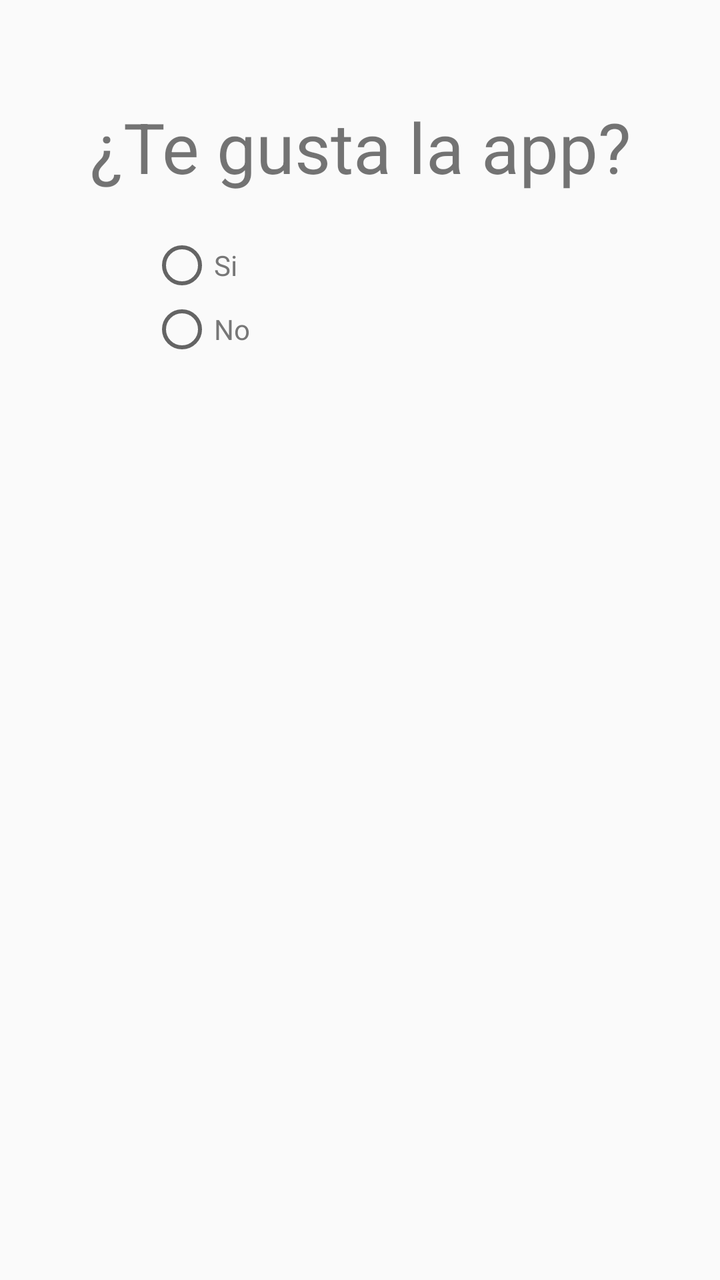
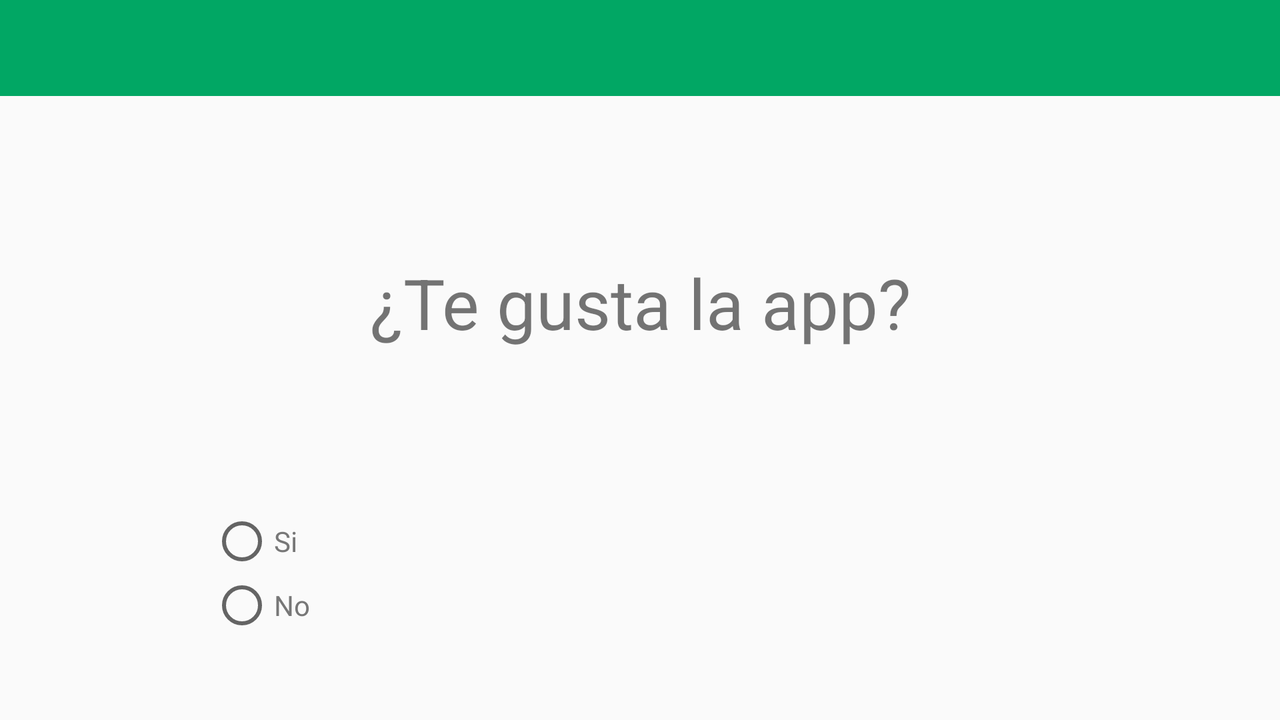

An Android layout and its configuration variant, each rendered on a device that would load it. The default file and the variant file are quoted in full after the pictures.
<!-- AndroidManifest.xml: application theme AppTheme -->
<!-- res/layout/layout_valorar.xml -->
<?xml version="1.0" encoding="utf-8"?>
<android.support.constraint.ConstraintLayout xmlns:android="http://schemas.android.com/apk/res/android"
    xmlns:app="http://schemas.android.com/apk/res-auto"
    xmlns:tools="http://schemas.android.com/tools"
    android:layout_width="match_parent"
    android:layout_height="match_parent"
    tools:context="com.ruben.precioluz2.Activities.ValorarActivity">

    <TextView
        android:id="@+id/Layout_feedback_TextView_titulo"
        android:layout_width="match_parent"
        android:layout_height="wrap_content"
        android:layout_marginEnd="8dp"
        android:layout_marginStart="8dp"
        android:layout_marginTop="50dp"
        android:gravity="center_horizontal"
        android:text="@string/Pregunta"
        android:textIsSelectable="true"
        android:textSize="@dimen/tamaño_letra_titulos"
        app:layout_constraintEnd_toEndOf="parent"
        app:layout_constraintStart_toStartOf="parent"
        app:layout_constraintTop_toTopOf="parent" />
    <RadioGroup
        android:id="@+id/Layout_feedback_RadioGroup_me_gusta"
        android:layout_width="wrap_content"
        android:layout_height="wrap_content"
        android:layout_marginStart="60dp"
        android:layout_marginTop="20dp"
        android:paddingEnd="15dp"
        android:paddingStart="15dp"
        app:layout_constraintStart_toStartOf="parent"
        app:layout_constraintTop_toBottomOf="@+id/Layout_feedback_TextView_titulo">

        <RadioButton
            android:id="@+id/Layout_feedback_RadioButton_si_me_gusta"
            android:layout_width="wrap_content"
            android:layout_height="wrap_content"
            android:checked="false"
            android:text="@string/si"

            android:textColor="@color/gris" />

        <RadioButton
            android:id="@+id/Layout_feedback_RadioButton_no_me_gusta"
            android:layout_width="wrap_content"
            android:layout_height="wrap_content"
            android:checked="false"
            android:text="@string/no"

            android:textColor="@color/gris" />
    </RadioGroup>

    <LinearLayout
        android:id="@+id/LinearLayout_mejorar"
        android:layout_width="match_parent"
        android:layout_height="wrap_content"
        android:layout_marginEnd="8dp"
        android:layout_marginStart="8dp"
        android:gravity="center_vertical|center_horizontal"
        android:orientation="vertical"
        android:padding="20dp"
        android:visibility="invisible"
        app:layout_constraintEnd_toEndOf="parent"
        app:layout_constraintStart_toStartOf="parent"
        app:layout_constraintTop_toBottomOf="@+id/Layout_feedback_RadioGroup_me_gusta">

        <EditText
            android:id="@+id/Layout_feedback_EditText_feedback"
            android:layout_width="match_parent"
            android:layout_height="wrap_content"
            android:gravity="bottom"
            android:hint="@string/Peticion"
            android:inputType="textMultiLine"
            android:lines="5"
            android:maxLength="290"
            android:textColor="@color/black" />

        <Button
            android:id="@+id/Layout_feedback_Button_enviar_feedback"
            android:layout_width="wrap_content"
            android:layout_height="wrap_content"
            android:text="@string/Enviar"
            android:gravity="center"
            android:layout_gravity="center"/>
    </LinearLayout>

    <LinearLayout
        android:id="@+id/LinearLayout_Valorar"
        android:layout_width="match_parent"
        android:layout_height="wrap_content"
        android:layout_marginEnd="8dp"
        android:layout_marginStart="8dp"
        android:gravity="center_vertical"
        android:orientation="vertical"
        android:padding="20dp"
        android:visibility="invisible"
        app:layout_constraintEnd_toEndOf="parent"
        app:layout_constraintStart_toStartOf="parent"
        app:layout_constraintTop_toBottomOf="@+id/Layout_feedback_RadioGroup_me_gusta">

        <TextView
            android:id="@+id/Layout_feedback_TextView_rate_app"
            android:layout_width="match_parent"
            android:layout_height="wrap_content"
            android:layout_marginTop="20dp"
            android:gravity="center_horizontal"
            android:text="@string/valorenos"
            android:textIsSelectable="true" />

        <Button
            android:id="@+id/Layout_feedback_Button_rate_app"
            android:gravity="center"
            android:layout_width="wrap_content"
            android:layout_height="wrap_content"
            android:layout_gravity="center"
            android:layout_marginTop="20dp"
            android:cropToPadding="false"
            android:focusable="false"
            android:scaleType="centerInside"
            android:text="@string/Valorar"/>
    </LinearLayout>
</android.support.constraint.ConstraintLayout>
<!-- resources referenced by this layout -->
<resources>
  <color name="black">#000000</color>
  <color name="gris">#777777</color>
  <string name="Enviar">Enviar</string>
  <string name="Peticion">Por favor, díganos como podemos mejorar</string>
  <string name="Pregunta">¿Te gusta la app?</string>
  <string name="Valorar">Valorar</string>
  <string name="no">No</string>
  <string name="si">Si</string>
  <string name="valorenos">Por favor, valórenos positivamente</string>
  <!-- from res/values-port/ -->
  <style name="AppTheme" parent="Theme.AppCompat.Light.DarkActionBar" />
</resources>
<!-- res/layout-land/layout_valorar.xml (the repository's variant of the layout above) -->
<!-- drawn on the phone turned sideways -->
<?xml version="1.0" encoding="utf-8"?>
<ScrollView xmlns:app="http://schemas.android.com/apk/res-auto"
    xmlns:tools="http://schemas.android.com/tools"
    android:layout_width="match_parent"
    android:layout_height="match_parent"
    xmlns:android="http://schemas.android.com/apk/res/android">
<android.support.constraint.ConstraintLayout xmlns:android="http://schemas.android.com/apk/res/android"
    xmlns:app="http://schemas.android.com/apk/res-auto"
    xmlns:tools="http://schemas.android.com/tools"
    android:layout_width="match_parent"
    android:layout_height="wrap_content"
    tools:context="com.rubisoft.precioluz.Activities.ValorarActivity">
    <include layout="@layout/toolbar" />

    <TextView
        android:id="@+id/Layout_feedback_TextView_titulo"
        android:layout_width="match_parent"
        android:layout_height="wrap_content"
        android:layout_marginEnd="8dp"
        android:layout_marginStart="8dp"
        android:layout_marginTop="?attr/actionBarSize"
        android:paddingTop="80dp"
        android:gravity="center_horizontal"
        android:text="@string/Pregunta"
        android:textIsSelectable="true"
        android:textSize="@dimen/tamaño_letra_titulos"
        app:layout_constraintEnd_toEndOf="parent"
        app:layout_constraintStart_toStartOf="parent"
        app:layout_constraintTop_toTopOf="parent" />

    <RadioGroup
        android:id="@+id/Layout_feedback_RadioGroup_me_gusta"
        android:layout_width="wrap_content"
        android:layout_height="wrap_content"
        android:layout_marginStart="90dp"
        android:layout_marginTop="80dp"
        android:paddingEnd="15dp"
        android:paddingStart="15dp"
        app:layout_constraintStart_toStartOf="parent"
        app:layout_constraintTop_toBottomOf="@+id/Layout_feedback_TextView_titulo">

        <RadioButton
            android:id="@+id/Layout_feedback_RadioButton_si_me_gusta"
            android:layout_width="wrap_content"
            android:layout_height="wrap_content"
            android:checked="false"
            android:text="@string/si"

            android:textColor="@color/gris" />

        <RadioButton
            android:id="@+id/Layout_feedback_RadioButton_no_me_gusta"
            android:layout_width="wrap_content"
            android:layout_height="wrap_content"
            android:checked="false"
            android:text="@string/no"

            android:textColor="@color/gris" />
    </RadioGroup>


    <EditText
        android:id="@+id/Layout_feedback_EditText_feedback"
        android:layout_width="wrap_content"
        android:layout_height="wrap_content"
        android:layout_marginEnd="8dp"
        android:gravity="bottom"
        android:hint="@string/Peticion"
        android:inputType="textMultiLine"
        android:lines="4"
        android:maxLength="250"
        android:textColor="@color/black"
        app:layout_constraintEnd_toStartOf="@+id/Layout_feedback_Button_enviar_feedback"
        app:layout_constraintTop_toTopOf="@+id/Layout_feedback_RadioGroup_me_gusta"
        android:visibility="invisible"/>

    <Button
        android:id="@+id/Layout_feedback_Button_enviar_feedback"
        android:layout_width="wrap_content"
        android:layout_height="wrap_content"
        android:layout_gravity="center"
        android:layout_marginEnd="90dp"
        android:gravity="center"
        android:text="@string/Enviar"
        app:layout_constraintEnd_toEndOf="parent"
        app:layout_constraintTop_toTopOf="@+id/Layout_feedback_RadioGroup_me_gusta"
        android:visibility="invisible"/>

    <TextView
        android:id="@+id/Layout_feedback_TextView_rate_app"
        android:layout_width="wrap_content"
        android:layout_height="wrap_content"
        android:layout_marginEnd="8dp"
        android:layout_marginTop="20dp"

        android:gravity="center_horizontal"
        android:text="@string/valorenos"
        android:textIsSelectable="true"
        app:layout_constraintEnd_toStartOf="@+id/Layout_feedback_Button_rate_app"
        app:layout_constraintTop_toTopOf="@+id/Layout_feedback_RadioGroup_me_gusta"
        android:visibility="invisible"/>

    <Button
        android:id="@+id/Layout_feedback_Button_rate_app"
        android:layout_width="wrap_content"
        android:layout_height="wrap_content"
        android:layout_gravity="center"
        android:layout_marginEnd="90dp"
        android:cropToPadding="false"
        android:focusable="false"
        android:gravity="center"
        android:scaleType="centerInside"
        android:text="@string/Valorar"
        app:layout_constraintEnd_toEndOf="parent"
        app:layout_constraintTop_toTopOf="@+id/Layout_feedback_RadioGroup_me_gusta"
        android:visibility="invisible"/>

</android.support.constraint.ConstraintLayout>
</ScrollView>
<!-- res/layout/toolbar.xml (included above) -->
<?xml version="1.0" encoding="utf-8"?>
<merge xmlns:android="http://schemas.android.com/apk/res/android"
    xmlns:app="http://schemas.android.com/apk/res-auto">

    <android.support.design.widget.AppBarLayout
        android:layout_width="match_parent"
        android:layout_height="wrap_content"
        android:theme="@style/ThemeOverlay.AppCompat.ActionBar">

        <android.support.v7.widget.Toolbar xmlns:android="http://schemas.android.com/apk/res/android"
            android:id="@+id/mToolbar"
            android:layout_width="match_parent"
            android:layout_height="?attr/actionBarSize"
            android:background="@color/primary"
            android:theme="@style/ToolbarTheme"
            app:layout_scrollFlags="scroll|enterAlways"
            app:popupTheme="@style/ThemeOverlay.AppCompat.Light" />

    </android.support.design.widget.AppBarLayout>

</merge>
<!-- resources referenced by the variant -->
<!-- as the phone turned sideways resolves them -->
<resources>
  <color name="black">#000000</color>
  <color name="gris">#777777</color>
  <color name="primary">#01a764</color>
  <string name="Enviar">Enviar</string>
  <string name="Peticion">Por favor, díganos como podemos mejorar</string>
  <string name="Pregunta">¿Te gusta la app?</string>
  <string name="Valorar">Valorar</string>
  <string name="no">No</string>
  <string name="si">Si</string>
  <string name="valorenos">Por favor, valórenos positivamente</string>
  <style name="ToolbarTheme" parent="@style/ThemeOverlay.AppCompat.Light">
          
          <item name="android:textColorPrimary">@color/accent</item>
          
          <item name="actionMenuTextColor">@color/accent</item>
          
          <item name="colorAccent">@color/accent</item>
          
          <item name="colorControlNormal">@color/accent</item>
          
          <item name="colorControlActivated">@color/accent</item>
          
          <item name="colorControlHighlight">@color/accent</item>
  
          
          
      </style>
  <!-- from res/values-land/ -->
  <style name="AppTheme" parent="Theme.AppCompat.Light.DarkActionBar" />
  <color name="accent">#dfe701</color>
</resources>
